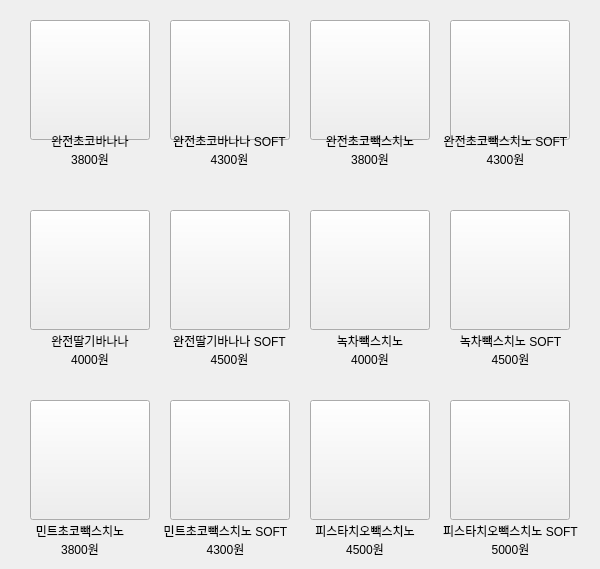
     <widget class="QWidget" name="page_4">
      <widget class="QLabel" name="label_37">
       <property name="geometry">
        <rect>
         <x>310</x>
         <y>130</y>
         <width>120</width>
         <height>40</height>
        </rect>
       </property>
       <property name="text">
        <string>완전초코빽스치노
3800원</string>
       </property>
       <property name="alignment">
        <set>Qt::AlignCenter</set>
       </property>
      </widget>
      <widget class="QLabel" name="label_38">
       <property name="geometry">
        <rect>
         <x>310</x>
         <y>330</y>
         <width>120</width>
         <height>40</height>
        </rect>
       </property>
       <property name="text">
        <string>녹차빽스치노
4000원</string>
       </property>
       <property name="alignment">
        <set>Qt::AlignCenter</set>
       </property>
      </widget>
      <widget class="QPushButton" name="menu_packsccino_1_4">
       <property name="geometry">
        <rect>
         <x>450</x>
         <y>20</y>
         <width>120</width>
         <height>120</height>
        </rect>
       </property>
       <property name="styleSheet">
        <string notr="true">border-image: url(image/packsccino/완전초코빽스치노-SOFT-450x588.png);</string>
       </property>
       <property name="text">
        <string/>
       </property>
      </widget>
      <widget class="QLabel" name="label_39">
       <property name="geometry">
        <rect>
         <x>30</x>
         <y>130</y>
         <width>120</width>
         <height>40</height>
        </rect>
       </property>
       <property name="text">
        <string>완전초코바나나
3800원</string>
       </property>
       <property name="alignment">
        <set>Qt::AlignCenter</set>
       </property>
      </widget>
      <widget class="QLabel" name="label_40">
       <property name="geometry">
        <rect>
         <x>440</x>
         <y>330</y>
         <width>141</width>
         <height>40</height>
        </rect>
       </property>
       <property name="text">
        <string>녹차빽스치노 SOFT
4500원</string>
       </property>
       <property name="alignment">
        <set>Qt::AlignCenter</set>
       </property>
      </widget>
      <widget class="QLabel" name="label_41">
       <property name="geometry">
        <rect>
         <x>10</x>
         <y>520</y>
         <width>140</width>
         <height>40</height>
        </rect>
       </property>
       <property name="text">
        <string>민트초코빽스치노
3800원</string>
       </property>
       <property name="alignment">
        <set>Qt::AlignCenter</set>
       </property>
      </widget>
      <widget class="QPushButton" name="menu_packsccino_1_1">
       <property name="geometry">
        <rect>
         <x>30</x>
         <y>20</y>
         <width>120</width>
         <height>120</height>
        </rect>
       </property>
       <property name="styleSheet">
        <string notr="true">border-image: url(image/packsccino/완전초코바나나-BASIC-450x588.png);</string>
       </property>
       <property name="text">
        <string/>
       </property>
      </widget>
      <widget class="QLabel" name="label_42">
       <property name="geometry">
        <rect>
         <x>430</x>
         <y>520</y>
         <width>161</width>
         <height>40</height>
        </rect>
       </property>
       <property name="text">
        <string>피스타치오빽스치노 SOFT
5000원</string>
       </property>
       <property name="alignment">
        <set>Qt::AlignCenter</set>
       </property>
      </widget>
      <widget class="QPushButton" name="menu_packsccino_2_1">
       <property name="geometry">
        <rect>
         <x>30</x>
         <y>210</y>
         <width>120</width>
         <height>120</height>
        </rect>
       </property>
       <property name="styleSheet">
        <string notr="true">border-image: url(image/packsccino/완전딸기바나나-BASIC-450x588.png);</string>
       </property>
       <property name="text">
        <string/>
       </property>
      </widget>
      <widget class="QLabel" name="label_43">
       <property name="geometry">
        <rect>
         <x>430</x>
         <y>130</y>
         <width>151</width>
         <height>40</height>
        </rect>
       </property>
       <property name="text">
        <string>완전초코빽스치노 SOFT
4300원</string>
       </property>
       <property name="alignment">
        <set>Qt::AlignCenter</set>
       </property>
      </widget>
      <widget class="QPushButton" name="menu_packsccino_2_3">
       <property name="geometry">
        <rect>
         <x>310</x>
         <y>210</y>
         <width>120</width>
         <height>120</height>
        </rect>
       </property>
       <property name="styleSheet">
        <string notr="true">border-image: url(image/packsccino/녹차빽스치노-BASIC-450x588.png);</string>
       </property>
       <property name="text">
        <string/>
       </property>
      </widget>
      <widget class="QLabel" name="label_44">
       <property name="geometry">
        <rect>
         <x>30</x>
         <y>330</y>
         <width>120</width>
         <height>40</height>
        </rect>
       </property>
       <property name="text">
        <string>완전딸기바나나
4000원</string>
       </property>
       <property name="alignment">
        <set>Qt::AlignCenter</set>
       </property>
      </widget>
      <widget class="QPushButton" name="menu_packsccino_1_3">
       <property name="geometry">
        <rect>
         <x>310</x>
         <y>20</y>
         <width>120</width>
         <height>120</height>
        </rect>
       </property>
       <property name="styleSheet">
        <string notr="true">border-image: url(image/packsccino/완전초코빽스치노-BASIC-450x588.png);</string>
       </property>
       <property name="text">
        <string/>
       </property>
      </widget>
      <widget class="QPushButton" name="menu_packsccino_3_1">
       <property name="geometry">
        <rect>
         <x>30</x>
         <y>400</y>
         <width>120</width>
         <height>120</height>
        </rect>
       </property>
       <property name="styleSheet">
        <string notr="true">border-image: url(image/packsccino/민트초코빽스치노-BASIC-450x588.png);</string>
       </property>
       <property name="text">
        <string/>
       </property>
      </widget>
      <widget class="QPushButton" name="menu_packsccino_3_4">
       <property name="geometry">
        <rect>
         <x>450</x>
         <y>400</y>
         <width>120</width>
         <height>120</height>
        </rect>
       </property>
       <property name="styleSheet">
        <string notr="true">border-image: url(image/packsccino/피스타치오빽스치노-SOFT-450x588.png);</string>
       </property>
       <property name="text">
        <string/>
       </property>
      </widget>
      <widget class="QLabel" name="label_45">
       <property name="geometry">
        <rect>
         <x>150</x>
         <y>520</y>
         <width>151</width>
         <height>40</height>
        </rect>
       </property>
       <property name="text">
        <string>민트초코빽스치노 SOFT
4300원</string>
       </property>
       <property name="alignment">
        <set>Qt::AlignCenter</set>
       </property>
      </widget>
      <widget class="QPushButton" name="menu_packsccino_2_2">
       <property name="geometry">
        <rect>
         <x>170</x>
         <y>210</y>
         <width>120</width>
         <height>120</height>
        </rect>
       </property>
       <property name="styleSheet">
        <string notr="true">border-image: url(image/packsccino/완전딸기바나나-SOFT-450x588.png);</string>
       </property>
       <property name="text">
        <string/>
       </property>
      </widget>
      <widget class="QPushButton" name="menu_packsccino_3_2">
       <property name="geometry">
        <rect>
         <x>170</x>
         <y>400</y>
         <width>120</width>
         <height>120</height>
        </rect>
       </property>
       <property name="autoFillBackground">
        <bool>false</bool>
       </property>
       <property name="styleSheet">
        <string notr="true">border-image: url(image/packsccino/민트초코빽스치노-SOFT-450x588.png);</string>
       </property>
       <property name="text">
        <string/>
       </property>
      </widget>
      <widget class="QLabel" name="label_46">
       <property name="geometry">
        <rect>
         <x>159</x>
         <y>130</y>
         <width>141</width>
         <height>40</height>
        </rect>
       </property>
       <property name="text">
        <string>완전초코바나나 SOFT
4300원</string>
       </property>
       <property name="alignment">
        <set>Qt::AlignCenter</set>
       </property>
      </widget>
      <widget class="QPushButton" name="menu_packsccino_1_2">
       <property name="geometry">
        <rect>
         <x>170</x>
         <y>20</y>
         <width>120</width>
         <height>120</height>
        </rect>
       </property>
       <property name="styleSheet">
        <string notr="true">border-image: url(image/packsccino/완전초코바나나_빽스치노-SOFT-450x588.png);</string>
       </property>
       <property name="text">
        <string/>
       </property>
      </widget>
      <widget class="QPushButton" name="menu_packsccino_2_4">
       <property name="geometry">
        <rect>
         <x>450</x>
         <y>210</y>
         <width>120</width>
         <height>120</height>
        </rect>
       </property>
       <property name="styleSheet">
        <string notr="true">border-image: url(image/packsccino/녹차빽스치노-SOFT-450x588.png);</string>
       </property>
       <property name="text">
        <string/>
       </property>
      </widget>
      <widget class="QPushButton" name="menu_packsccino_3_3">
       <property name="geometry">
        <rect>
         <x>310</x>
         <y>400</y>
         <width>120</width>
         <height>120</height>
        </rect>
       </property>
       <property name="styleSheet">
        <string notr="true">border-image: url(image/packsccino/피스타치오빽스치노-BASIC-450x588);</string>
       </property>
       <property name="text">
        <string/>
       </property>
      </widget>
      <widget class="QLabel" name="label_47">
       <property name="geometry">
        <rect>
         <x>300</x>
         <y>520</y>
         <width>130</width>
         <height>40</height>
        </rect>
       </property>
       <property name="text">
        <string>피스타치오빽스치노
4500원</string>
       </property>
       <property name="alignment">
        <set>Qt::AlignCenter</set>
       </property>
      </widget>
      <widget class="QLabel" name="label_48">
       <property name="geometry">
        <rect>
         <x>159</x>
         <y>330</y>
         <width>141</width>
         <height>40</height>
        </rect>
       </property>
       <property name="text">
        <string>완전딸기바나나 SOFT
4500원</string>
       </property>
       <property name="alignment">
        <set>Qt::AlignCenter</set>
       </property>
      </widget>
      <zorder>menu_packsccino_1_4</zorder>
      <zorder>menu_packsccino_1_1</zorder>
      <zorder>menu_packsccino_2_1</zorder>
      <zorder>menu_packsccino_2_3</zorder>
      <zorder>menu_packsccino_1_3</zorder>
      <zorder>menu_packsccino_3_1</zorder>
      <zorder>menu_packsccino_3_4</zorder>
      <zorder>menu_packsccino_2_2</zorder>
      <zorder>menu_packsccino_3_2</zorder>
      <zorder>menu_packsccino_1_2</zorder>
      <zorder>menu_packsccino_2_4</zorder>
      <zorder>menu_packsccino_3_3</zorder>
      <zorder>label_43</zorder>
      <zorder>label_38</zorder>
      <zorder>label_45</zorder>
      <zorder>label_47</zorder>
      <zorder>label_39</zorder>
      <zorder>label_48</zorder>
      <zorder>label_41</zorder>
      <zorder>label_37</zorder>
      <zorder>label_46</zorder>
      <zorder>label_42</zorder>
      <zorder>label_40</zorder>
      <zorder>label_44</zorder>
     </widget>
